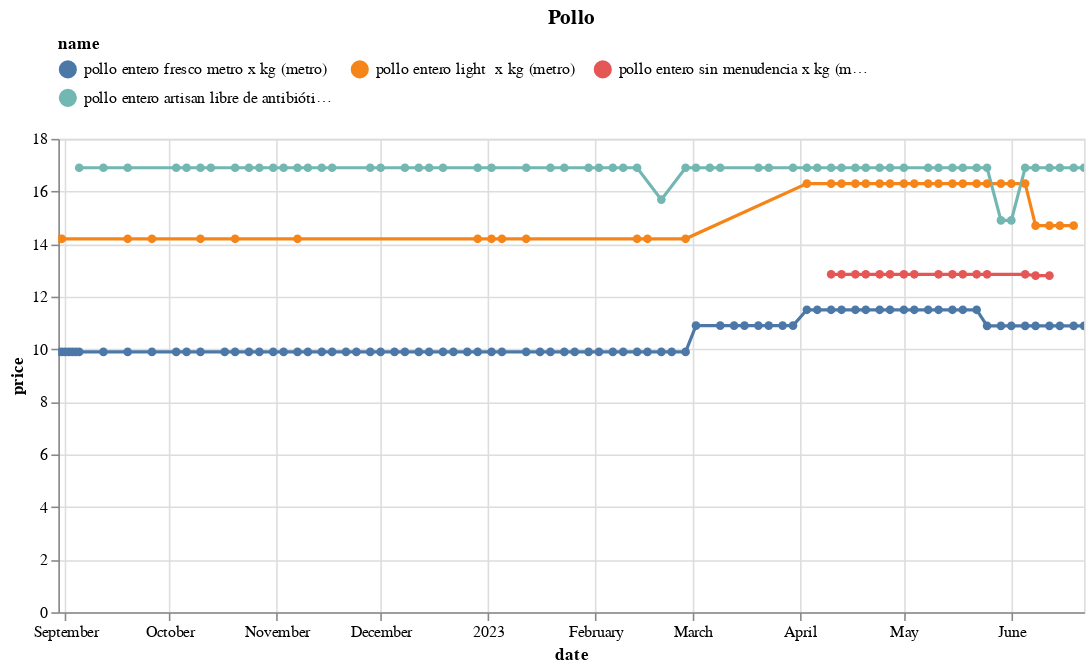

The notebook cell saved with this chart:
### Code cell
(df
 .loc[df.name.isin(names)]
 .pipe(alt.Chart)
 .mark_line(point=True)
 .encode(x='date', y='price', color='name', tooltip=['name','price'])
 .properties(width=650, title='Pollo')
 .interactive()
 .configure_legend(orient='top', columns=3)
)

### Figure 1 — Vega-Lite specification as saved in the notebook (floating-point values rounded to 4 significant figures; data arrays with more than 128 entries replaced by an {"elided": "..."} marker saying what was removed)
{"config": {"view": {"continuousWidth": 300, "continuousHeight": 300}, "legend": {"columns": 3, "orient": "top"}}, "data": {"name": "data-5a4c0f8320dd2daac6885bc749170388"}, "mark": {"type": "line", "point": true}, "encoding": {"color": {"field": "name", "type": "nominal"}, "tooltip": [{"field": "name", "type": "nominal"}, {"field": "price", "type": "quantitative"}], "x": {"field": "date", "type": "temporal"}, "y": {"field": "price", "type": "quantitative"}}, "params": [{"name": "param_13", "select": {"type": "interval", "encodings": ["x", "y"]}, "bind": "scales"}], "title": "Pollo", "width": 650, "$schema": "https://vega.github.io/schema/vega-lite/v5.8.0.json", "datasets": {"data-5a4c0f8320dd2daac6885bc749170388": {"elided": "198 records"}}}
